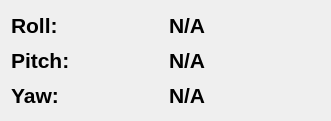
   <widget class="QWidget" name="telemetry_container_10" native="true">
    <property name="geometry">
     <rect>
      <x>20</x>
      <y>1750</y>
      <width>331</width>
      <height>121</height>
     </rect>
    </property>
    <property name="sizePolicy">
     <sizepolicy hsizetype="Expanding" vsizetype="Expanding">
      <horstretch>1</horstretch>
      <verstretch>1</verstretch>
     </sizepolicy>
    </property>
    <property name="font">
     <font>
      <family>Noto Sans</family>
      <pointsize>16</pointsize>
      <italic>true</italic>
     </font>
    </property>
    <property name="styleSheet">
     <string notr="true"/>
    </property>
    <layout class="QGridLayout" name="gridLayout_15">
     <item row="0" column="0">
      <layout class="QVBoxLayout" name="simulation_panel_7" stretch="1">
       <property name="sizeConstraint">
        <enum>QLayout::SetMinimumSize</enum>
       </property>
       <item>
        <layout class="QHBoxLayout" name="horizontalLayout_17" stretch="0,0">
         <item>
          <layout class="QVBoxLayout" name="verticalLayout_24">
           <item>
            <widget class="QLabel" name="roll">
             <property name="sizePolicy">
              <sizepolicy hsizetype="Preferred" vsizetype="Preferred">
               <horstretch>0</horstretch>
               <verstretch>0</verstretch>
              </sizepolicy>
             </property>
             <property name="font">
              <font>
               <family>Liberation Sans</family>
               <pointsize>16</pointsize>
               <weight>75</weight>
               <italic>false</italic>
               <bold>true</bold>
              </font>
             </property>
             <property name="styleSheet">
              <string notr="true"/>
             </property>
             <property name="text">
              <string>Roll:</string>
             </property>
            </widget>
           </item>
           <item>
            <widget class="QLabel" name="mission_time_19">
             <property name="sizePolicy">
              <sizepolicy hsizetype="Preferred" vsizetype="Preferred">
               <horstretch>0</horstretch>
               <verstretch>0</verstretch>
              </sizepolicy>
             </property>
             <property name="font">
              <font>
               <family>Liberation Sans</family>
               <pointsize>16</pointsize>
               <weight>75</weight>
               <italic>false</italic>
               <bold>true</bold>
              </font>
             </property>
             <property name="styleSheet">
              <string notr="true"/>
             </property>
             <property name="text">
              <string>Pitch:</string>
             </property>
            </widget>
           </item>
           <item>
            <widget class="QLabel" name="mission_time_20">
             <property name="sizePolicy">
              <sizepolicy hsizetype="Preferred" vsizetype="Preferred">
               <horstretch>0</horstretch>
               <verstretch>0</verstretch>
              </sizepolicy>
             </property>
             <property name="font">
              <font>
               <family>Liberation Sans</family>
               <pointsize>16</pointsize>
               <weight>75</weight>
               <italic>false</italic>
               <bold>true</bold>
              </font>
             </property>
             <property name="styleSheet">
              <string notr="true"/>
             </property>
             <property name="text">
              <string>Yaw:</string>
             </property>
            </widget>
           </item>
          </layout>
         </item>
         <item>
          <layout class="QVBoxLayout" name="state_fields_7">
           <item>
            <widget class="QLabel" name="MISSION_TIME_7">
             <property name="font">
              <font>
               <family>Liberation Sans</family>
               <pointsize>16</pointsize>
               <weight>75</weight>
               <italic>false</italic>
               <bold>true</bold>
              </font>
             </property>
             <property name="text">
              <string>N/A</string>
             </property>
            </widget>
           </item>
           <item>
            <widget class="QLabel" name="MISSION_TIME_8">
             <property name="font">
              <font>
               <family>Liberation Sans</family>
               <pointsize>16</pointsize>
               <weight>75</weight>
               <italic>false</italic>
               <bold>true</bold>
              </font>
             </property>
             <property name="text">
              <string>N/A</string>
             </property>
            </widget>
           </item>
           <item>
            <widget class="QLabel" name="MISSION_TIME_9">
             <property name="font">
              <font>
               <family>Liberation Sans</family>
               <pointsize>16</pointsize>
               <weight>75</weight>
               <italic>false</italic>
               <bold>true</bold>
              </font>
             </property>
             <property name="text">
              <string>N/A</string>
             </property>
            </widget>
           </item>
          </layout>
         </item>
        </layout>
       </item>
      </layout>
     </item>
    </layout>
   </widget>
